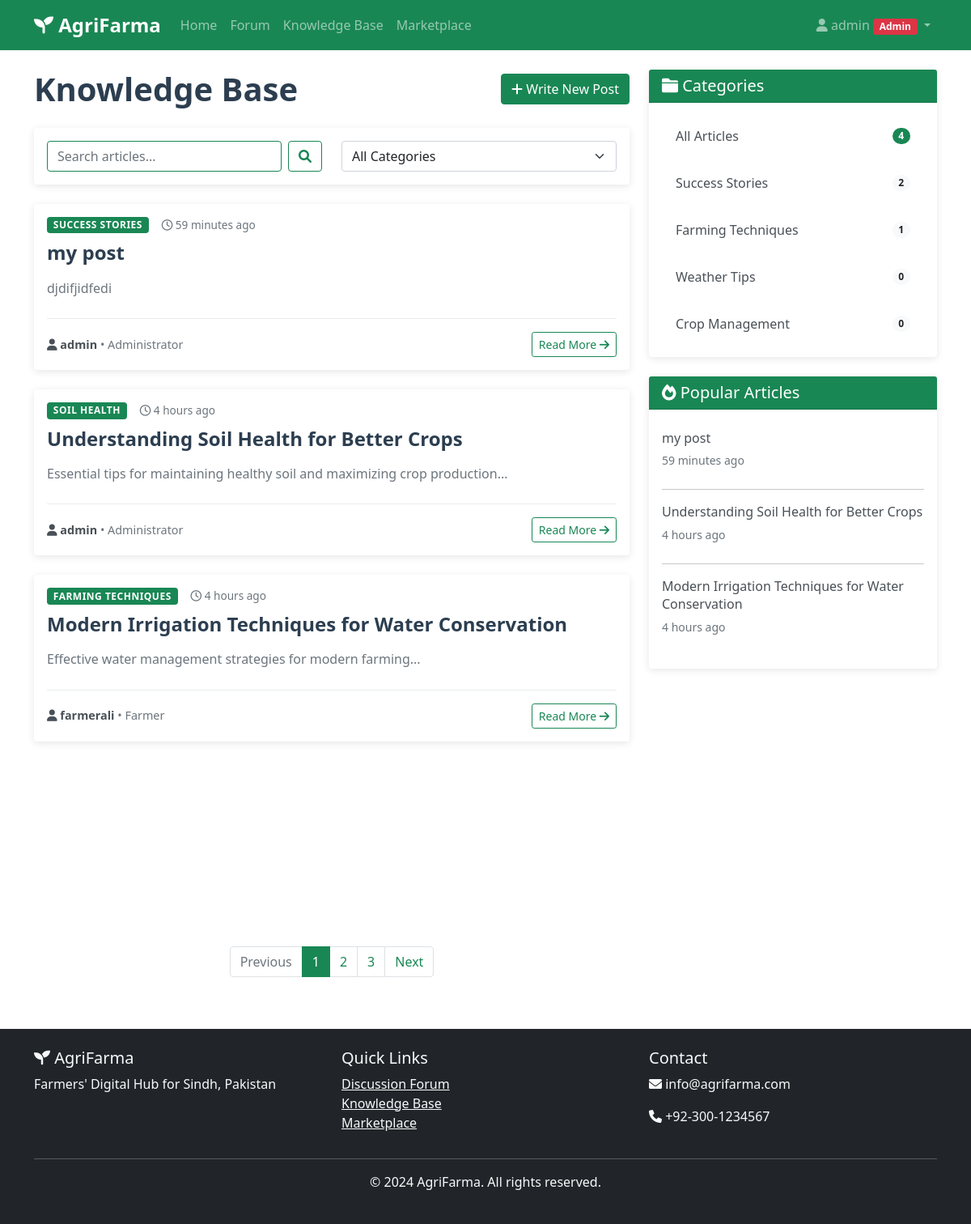
/blog (signed in), run on the app's committed database.
### app.py (models this page shows)
class User(UserMixin, db.Model):
    id = db.Column(db.Integer, primary_key=True)
    username = db.Column(db.String(80), unique=True, nullable=False)
    email = db.Column(db.String(120), unique=True, nullable=False)
    password_hash = db.Column(db.String(128))
    profession = db.Column(db.String(100))
    expertise_level = db.Column(db.String(20))
    location = db.Column(db.String(200))
    profile_picture = db.Column(db.String(200))
    is_admin = db.Column(db.Boolean, default=False)
    is_consultant = db.Column(db.Boolean, default=False)
    created_at = db.Column(db.DateTime, default=datetime.datetime.utcnow)
    threads = db.relationship('ForumThread', backref='author', lazy=True, foreign_keys='ForumThread.user_id')
    posts = db.relationship('ForumPost', backref='author', lazy=True, foreign_keys='ForumPost.user_id')
    blog_posts = db.relationship('BlogPost', backref='author', lazy=True)
    products = db.relationship('Product', backref='seller', lazy=True)
    consultant_profile = db.relationship('Consultant', backref='user', uselist=False)

class BlogPost(db.Model):
    id = db.Column(db.Integer, primary_key=True)
    title = db.Column(db.String(200), nullable=False)
    content = db.Column(db.Text, nullable=False)
    excerpt = db.Column(db.Text)
    category = db.Column(db.String(100))
    user_id = db.Column(db.Integer, db.ForeignKey('user.id'), nullable=False)
    image_url = db.Column(db.String(200))
    approved = db.Column(db.Boolean, default=True)
    created_at = db.Column(db.DateTime, default=datetime.datetime.utcnow)

### app.py (the view)
@app.route('/blog')
def blog():
    try:
        category_filter = request.args.get('category')
        query = BlogPost.query.options(joinedload(BlogPost.author))
        if category_filter:
            query = query.filter_by(category=category_filter)
        posts = query.order_by(BlogPost.created_at.desc()).all()
        if not posts:
            posts = []
        return render_template('blog/posts.html', posts=posts)
    except Exception as e:
        print(f"Error in blog route: {e}")
        return render_template('blog/posts.html', posts=[])

### templates/blog/posts.html (shortened to what this page needs)
{% extends "base.html" %}
{% block content %}
<div class="container mt-4">
    <div class="row">
        <div class="col-lg-8">
            <div class="d-flex justify-content-between align-items-center mb-4">
                <h1 class="blog-header">Knowledge Base</h1>
                {% if current_user.is_authenticated %}
                <a href="{{ url_for('create_blog_post') }}" class="btn btn-success">
                    <i class="fas fa-plus"></i> Write New Post
                </a>
                {% endif %}
            </div>
            <div class="card mb-4">
                <div class="card-body">
                    <div class="row">
                        <div class="col-md-6">
                            <form class="d-flex" method="GET" action="{{ url_for('blog') }}">
                                <input type="text" class="form-control me-2" placeholder="Search articles..." name="search" value="{{ request.args.get('search', '') }}">
                                <button type="submit" class="btn btn-outline-success">
                                    <i class="fas fa-search"></i>
                                </button>
                            </form>
                        </div>
                        <div class="col-md-6">
                            <select class="form-select" onchange="location = this.value;">
                                <option value="{{ url_for('blog') }}">All Categories</option>
                            </select>
                        </div>
                    </div>
                </div>
            </div>
            {% if posts %}
            <div class="blog-posts">
                {% for post in posts %}
                <article class="blog-post-card card mb-4">
                    <div class="card-body">
                        <div class="blog-post-meta mb-2">
                            <span class="blog-post-category badge bg-success">{{ post.category or 'Uncategorized' }}</span>
                            <span class="blog-post-date text-muted">
                                <i class="far fa-clock"></i> {{ post.created_at|time_ago }}
                            </span>
                        </div>
                        <h2 class="blog-post-title">
                            <a href="{{ url_for('blog_post', post_id=post.id) }}" class="text-decoration-none">
                                {{ post.title }}
                            </a>
                        </h2>
                        <p class="blog-post-excerpt">
                            {{ post.excerpt or post.content|striptags|truncate(200) }}
                        </p>
                        <div class="blog-post-footer d-flex justify-content-between align-items-center">
                            <div class="blog-post-author">
                                <i class="fas fa-user"></i>
                                <strong>{{ post.author.username if post.author else 'Unknown Author' }}</strong>
                                {% if post.author and post.author.profession %}
                                <span class="text-muted">• {{ post.author.profession }}</span>
                                {% endif %}
                            </div>
                            <a href="{{ url_for('blog_post', post_id=post.id) }}" class="btn btn-outline-success btn-sm">
                                Read More <i class="fas fa-arrow-right"></i>
                            </a>
                        </div>
                    </div>
                </article>
                {% endfor %}
            </div>
            <nav aria-label="Blog pagination">
                <ul class="pagination justify-content-center">
                    <li class="page-item disabled">
                        <a class="page-link" href="#" tabindex="-1">Previous</a>
                    </li>
                    <li class="page-item active"><a class="page-link" href="#">1</a></li>
                    <li class="page-item"><a class="page-link" href="#">2</a></li>
                    <li class="page-item"><a class="page-link" href="#">3</a></li>
                    <li class="page-item">
                        <a class="page-link" href="#">Next</a>
                    </li>
                </ul>
            </nav>
            {% endif %}
        </div>
        <div class="col-lg-4">
            <div class="card mb-4">
                <div class="card-header bg-success text-white">
                    <h5 class="mb-0"><i class="fas fa-folder"></i> Categories</h5>
                </div>
                <div class="card-body">
                    <div class="blog-categories">
                        <a href="{{ url_for('blog') }}" class="blog-category-item d-flex justify-content-between align-items-center">
                            <span>All Articles</span>
                            <span class="badge bg-success rounded-pill">{{ posts|length if posts else 0 }}</span>
                        </a>
                        <a href="{{ url_for('blog') }}?category=Success Stories"
                           class="blog-category-item d-flex justify-content-between align-items-center">
                            <span>Success Stories</span>
                            <span class="badge bg-light text-dark rounded-pill">
                                {% if posts %}
                                    {{ posts|selectattr('category', 'equalto', 'Success Stories')|list|length }}
                                {% else %}
                                    0
                                {% endif %}
                            </span>
                        </a>
                        <a href="{{ url_for('blog') }}?category=Farming Techniques"
                           class="blog-category-item d-flex justify-content-between align-items-center">
                            <span>Farming Techniques</span>
                            <span class="badge bg-light text-dark rounded-pill">
                                {% if posts %}
                                    {{ posts|selectattr('category', 'equalto', 'Farming Techniques')|list|length }}
                                {% else %}
                                    0
                                {% endif %}
                            </span>
                        </a>
                        <a href="{{ url_for('blog') }}?category=Weather Tips"
                           class="blog-category-item d-flex justify-content-between align-items-center">
                            <span>Weather Tips</span>
                            <span class="badge bg-light text-dark rounded-pill">
                                {% if posts %}
                                    {{ posts|selectattr('category', 'equalto', 'Weather Tips')|list|length }}
                                {% else %}
                                    0
                                {% endif %}
                            </span>
                        </a>
                        <a href="{{ url_for('blog') }}?category=Crop Management"
                           class="blog-category-item d-flex justify-content-between align-items-center">
                            <span>Crop Management</span>
                            <span class="badge bg-light text-dark rounded-pill">
                                {% if posts %}
                                    {{ posts|selectattr('category', 'equalto', 'Crop Management')|list|length }}
                                {% else %}
                                    0
                                {% endif %}
                            </span>
                        </a>
                    </div>
                </div>
            </div>
            <div class="card mb-4">
                <div class="card-header bg-success text-white">
                    <h5 class="mb-0"><i class="fas fa-fire"></i> Popular Articles</h5>
                </div>
                <div class="card-body">
                    <div class="popular-posts">
                        {% if posts %}
                            {% for post in posts[:3] %}
                            <div class="popular-post-item mb-3">
                                <h6 class="popular-post-title">
                                    <a href="{{ url_for('blog_post', post_id=post.id) }}" class="text-decoration-none">
                                        {{ post.title }}
                                    </a>
                                </h6>
                                <small class="text-muted">{{ post.created_at|time_ago }}</small>
                            </div>
                            {% if not loop.last %}
                            <hr class="my-2">
                            {% endif %}
                            {% endfor %}
                        {% else %}
                            <p class="text-muted text-center">No articles yet</p>
                        {% endif %}
                    </div>
                </div>
            </div>
        </div>
    </div>
</div>
{% endblock %}

### templates/base.html (shortened to what this page needs)
<!DOCTYPE html>
<html lang="en">
<head>
    <link href="https://cdn.jsdelivr.net/npm/bootstrap@5.1.3/dist/css/bootstrap.min.css" rel="stylesheet">
    <link href="https://cdnjs.cloudflare.com/ajax/libs/font-awesome/6.0.0/css/all.min.css" rel="stylesheet">
    <link href="{{ url_for('static', filename='css/style.css') }}" rel="stylesheet">
</head>
<body>
    <nav class="navbar navbar-expand-lg navbar-dark bg-success">
        <div class="container">
            <a class="navbar-brand" href="{{ url_for('index') }}">
                <i class="fas fa-seedling"></i> AgriFarma
            </a>
            <div class="collapse navbar-collapse" id="navbarNav">
                <ul class="navbar-nav me-auto">
                    <li class="nav-item">
                        <a class="nav-link" href="{{ url_for('index') }}">Home</a>
                    </li>
                    <li class="nav-item">
                        <a class="nav-link" href="{{ url_for('forum') }}">Forum</a>
                    </li>
                    <li class="nav-item">
                        <a class="nav-link" href="{{ url_for('blog') }}">Knowledge Base</a>
                    </li>
                    <li class="nav-item">
                        <a class="nav-link" href="{{ url_for('marketplace') }}">Marketplace</a>
                    </li>
                </ul>
                <ul class="navbar-nav">
                    {% if current_user.is_authenticated %}
                    <li class="nav-item dropdown">
                        <a class="nav-link dropdown-toggle" href="#" id="navbarDropdown" role="button"
                            data-bs-toggle="dropdown">
                            <i class="fas fa-user"></i> {{ current_user.username }}
                            {% if current_user.is_admin %}
                            <span class="badge bg-danger">Admin</span>
                            {% endif %}
                        </a>
                    </li>
                    {% endif %}
                </ul>
            </div>
        </div>
    </nav>
    <main>
        {% block content %}{% endblock %}
    </main>
    <footer class="bg-dark text-light mt-5 py-4">
        <div class="container">
            <div class="row">
                <div class="col-md-4">
                    <h5><i class="fas fa-seedling"></i> AgriFarma</h5>
                    <p>Farmers' Digital Hub for Sindh, Pakistan</p>
                </div>
                <div class="col-md-4">
                    <h5>Quick Links</h5>
                    <ul class="list-unstyled">
                        <li><a href="{{ url_for('forum') }}" class="text-light">Discussion Forum</a></li>
                        <li><a href="{{ url_for('blog') }}" class="text-light">Knowledge Base</a></li>
                        <li><a href="{{ url_for('marketplace') }}" class="text-light">Marketplace</a></li>
                    </ul>
                </div>
                <div class="col-md-4">
                    <h5>Contact</h5>
                    <p><i class="fas fa-envelope"></i> info@agrifarma.com</p>
                    <p><i class="fas fa-phone"></i> +92-300-1234567</p>
                </div>
            </div>
            <hr>
            <div class="text-center">
                <p>&copy; 2024 AgriFarma. All rights reserved.</p>
            </div>
        </div>
    </footer>
</body>
</html>

### data on the page
User: username "admin"
BlogPost: category "SUCCESS STORIES", created_at "59 minutes ago", title "my post", excerpt "djdifjidfedi", author "admin", author.profession "Administrator"
BlogPost: category "SOIL HEALTH", created_at "4 hours ago", title "Understanding Soil Health for Better Crops", excerpt "Essential tips for maintaining healthy soil and maximizing crop production...", author "admin", author.profession "Administrator"
BlogPost: category "FARMING TECHNIQUES", created_at "4 hours ago", title "Modern Irrigation Techniques for Water Conservation", excerpt "Effective water management strategies for modern farming...", author "farmerali", author.profession "Farmer"

### other printed values
{{ posts|length if posts else 0 }} "4"
{{ posts|selectattr('category', 'equalto', 'Success Stories')|list|length }} "2"
{{ posts|selectattr('category', 'equalto', 'Weather Tips')|list|length }} "0"
{{ posts|selectattr('category', 'equalto', 'Crop Management')|list|length }} "0"
